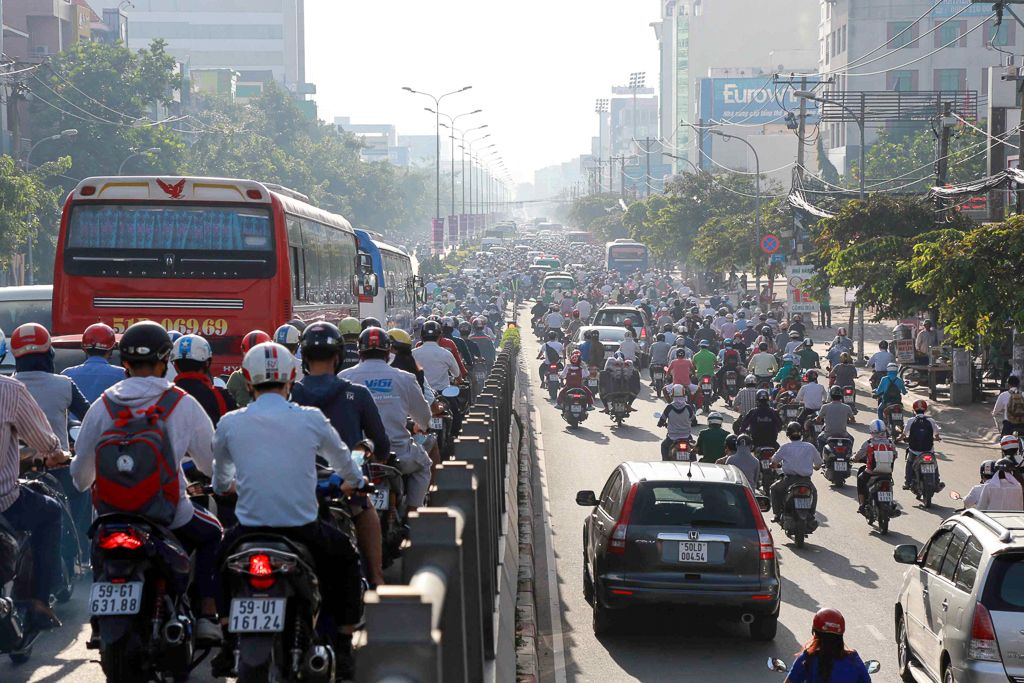
#> input picture test_image/1.jpg, 1024 x 683 px
$ python -i utils_rotate.py   (imports and definitions only)
#> lines starting #> are read from the running program, lines starting #| are printed output that depends on the picture
#> further down, picture is the input picture: shape (683, 1024, 3); mean B, G, R 121.4, 117.7, 118.1
import numpy as np
import math
import cv2

def changeContrast(img):
    lab= cv2.cvtColor(img, cv2.COLOR_BGR2LAB)
#> lab: shape (683, 1024, 3); mean of channels 0, 1, 2 123.6, 129.4, 126.3
    l_channel, a, b = cv2.split(lab)
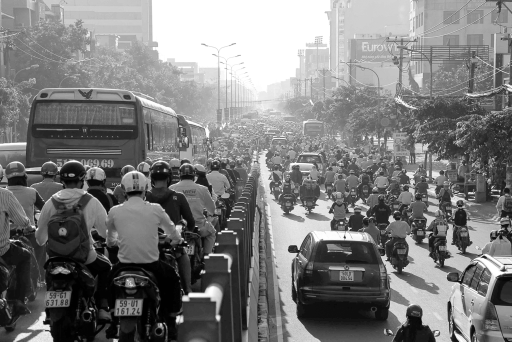
#> l_channel: shape (683, 1024) (shown at 1/2 size); min 0, max 255, mean 123.6
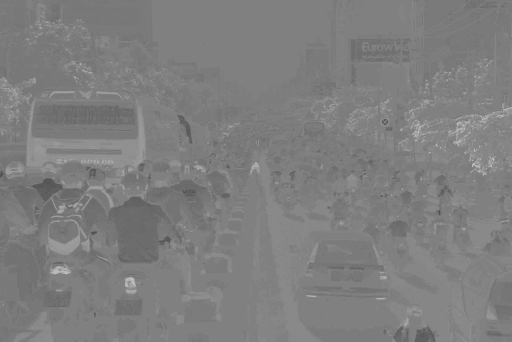
#> b: shape (683, 1024) (shown at 1/2 size); min 70, max 206, mean 126.3
    clahe = cv2.createCLAHE(clipLimit=3.0, tileGridSize=(8,8))
    cl = clahe.apply(l_channel)
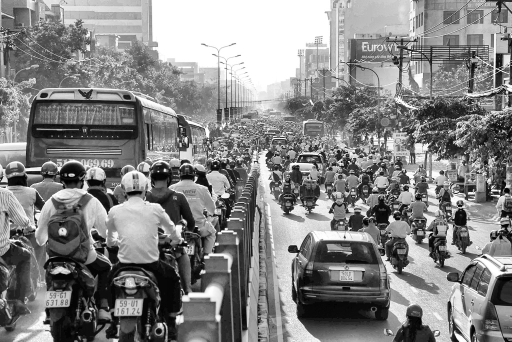
#> cl: shape (683, 1024) (shown at 1/2 size); min 0, max 255, mean 132.1
    limg = cv2.merge((cl,a,b))
#> limg: shape (683, 1024, 3); mean of channels 0, 1, 2 132.1, 129.4, 126.3
    enhanced_img = cv2.cvtColor(limg, cv2.COLOR_LAB2BGR)
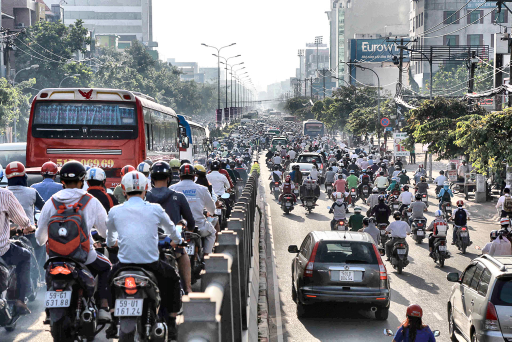
#> enhanced_img: shape (683, 1024, 3) (shown at 1/2 size); mean B, G, R 130, 126.5, 127
    return enhanced_img

def rotate_image(image, angle):
    image_center = tuple(np.array(image.shape[1::-1]) / 2)
    rot_mat = cv2.getRotationMatrix2D(image_center, angle, 1.0)
    result = cv2.warpAffine(image, rot_mat, image.shape[1::-1], flags=cv2.INTER_LINEAR)
    return result

def compute_skew(src_img):
    if len(src_img.shape) == 3:
        h, w, _ = src_img.shape
#> h = 683; w = 1024
    elif len(src_img.shape) == 2:
        h, w = src_img.shape
    else:
        print('upsupported image type')
    img = cv2.medianBlur(src_img, 3)
    edges = cv2.Canny(img,  threshold1 = 30,  threshold2 = 100, apertureSize = 3, L2gradient = True)
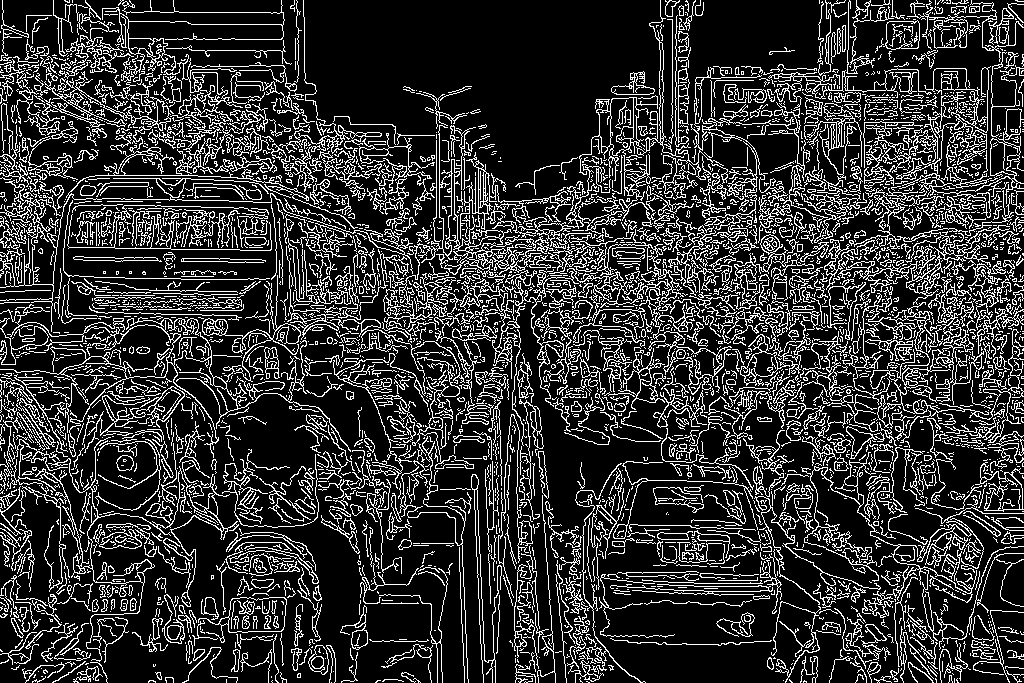
#> edges: shape (683, 1024); 19.8% white in thin lines or dots
    lines = cv2.HoughLinesP(edges, 1, math.pi/180, 30, minLineLength=w / 1.5, maxLineGap=h/3.0)
#> lines = 538 rows, first 6: [4, 553, 1023, 222], [7, 230, 1014, 177], [74, 679, 1018, 18], [6, 70, 1021, 419], [3, 39, 1023, 410], [6, 601, 892, 3]
    if lines is None:
        return 1

    min_line = 100
    min_line_pos = 0
    for i in range (len(lines)):
        for x1, y1, x2, y2 in lines[i]:
            center_point = [((x1+x2)/2), ((y1+y2)/2)]
            if center_point[1] < 7:
                continue
            if center_point[1] < min_line:
                min_line = center_point[1]
                min_line_pos = i
#> after the loop, min_line = 100; min_line_pos = 0

    angle = 0.0
    nlines = lines.size
    cnt = 0
    for x1, y1, x2, y2 in lines[min_line_pos]:
        ang = np.arctan2(y2 - y1, x2 - x1)
        if math.fabs(ang) <= 30: # excluding extreme rotations
            angle += ang
            cnt += 1
#> this loop made 1 pass
#> (x1, y1, x2, y2, ang, angle, cnt) on pass 1: (4, 553, 1023, 222, -0.314, -0.314, 1)
#> after the loop, angle = -0.314; cnt = 1
    if cnt == 0:
        return 0.0
    return (angle / cnt)*180/math.pi

def deskew(src_img):
    return rotate_image(src_img, compute_skew(changeContrast(src_img)))
#> in rotate_image, `image_center = tuple(np.array(image.shape[1::-1]) / 2)`: image_center = (512, 341.5)
#> in rotate_image, `rot_mat = cv2.getRotationMatrix2D(image_center, angle, 1.0)`: rot_mat = [[0.951, -0.309, 130.5], [0.309, 0.951, -141.5]]
#> in rotate_image, `result = cv2.warpAffine(image, rot_mat, image.shape[1::-1], flags=cv2...`:
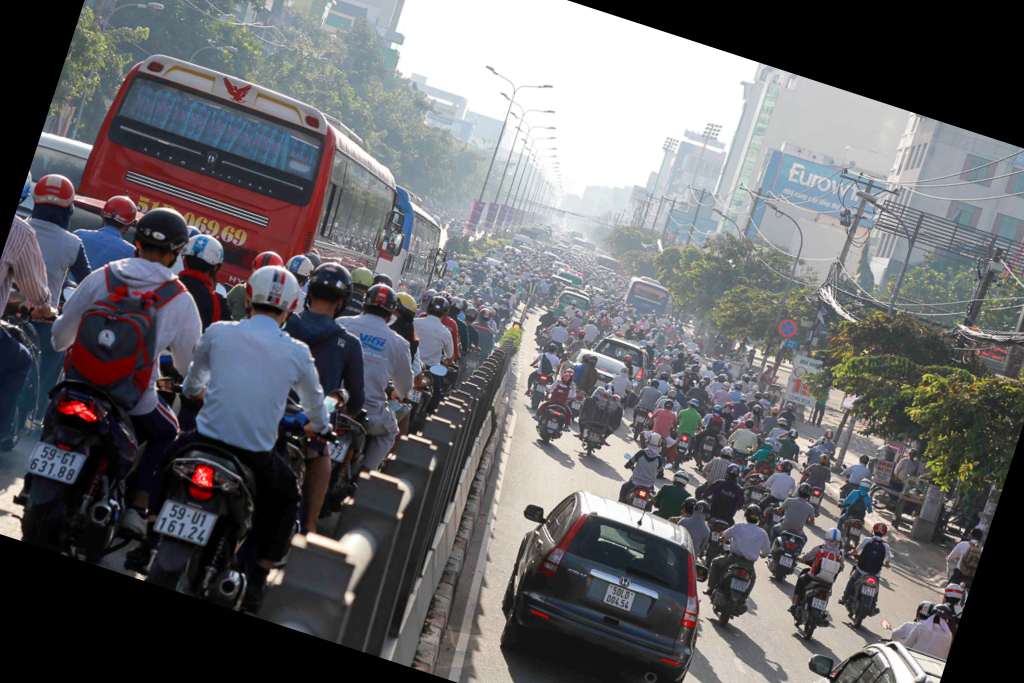
#> result: shape (683, 1024, 3); mean B, G, R 104.2, 101.2, 101.9
    # return rotate_image(src_img, compute_skew(src_img))

>>> import cv2
>>> picture = cv2.imread('test_image/1.jpg')
>>> result = deskew(picture)

$ run again, on test_image/101.jpg
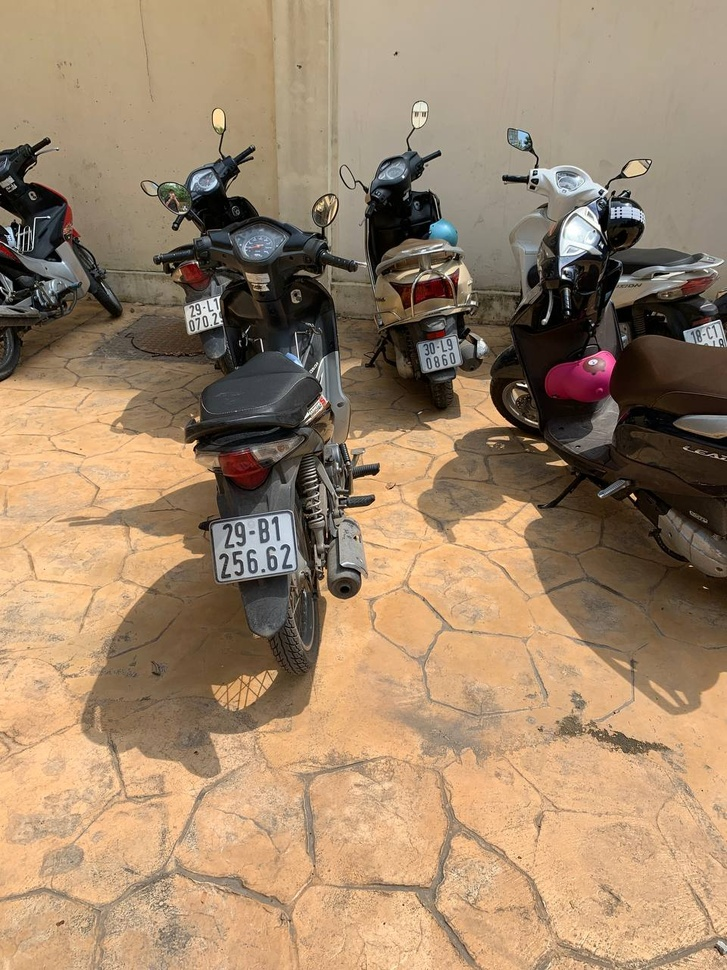
#> input picture test_image/101.jpg, 727 x 970 px, shrunk from 960 x 1280 before the run
#> picture is the input picture: shape (970, 727, 3); mean B, G, R 106.5, 133.7, 159.3
#> lab: shape (970, 727, 3); mean of channels 0, 1, 2 144.3, 133.7, 145.9
#> limg: shape (970, 727, 3); mean of channels 0, 1, 2 145, 133.7, 145.9
#> h = 970; w = 727
#> in compute_skew, `edges = cv2.Canny(img,  threshold1 = 30,  threshold2 = 100, apertureSi..`:
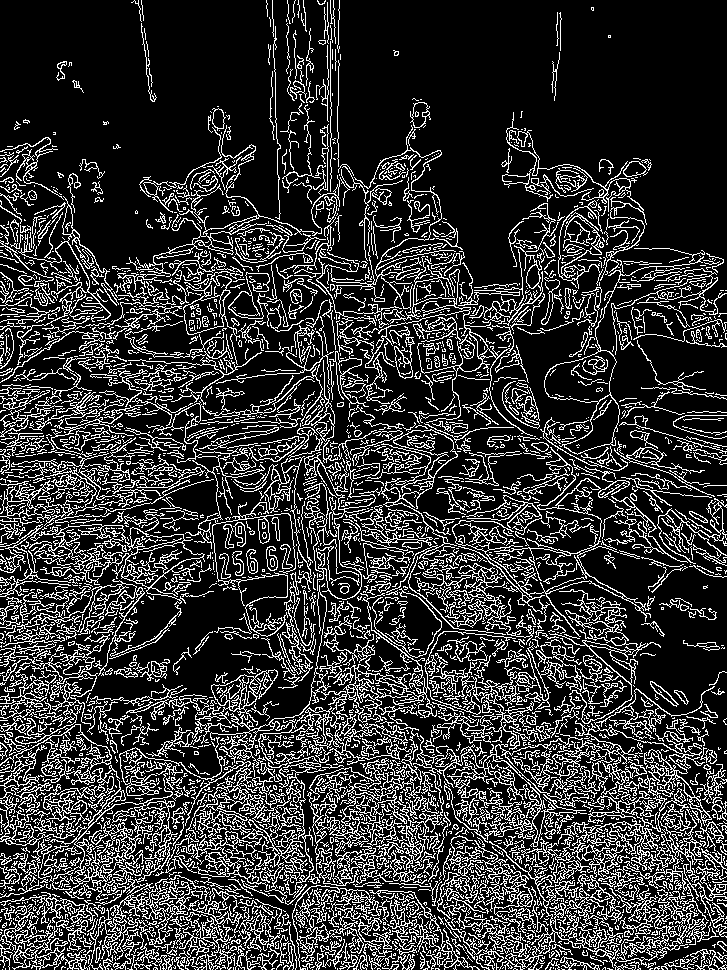
#> edges: shape (970, 727); 20.6% white in thin lines or dots
#> lines = 773 rows, first 6: [7, 227, 725, 945], [9, 278, 700, 969], [2, 246, 725, 969], [81, 968, 725, 324], [71, 968, 726, 313], [2, 165, 725, 888]
#> after the loop in compute_skew, `for i in range (len(lines)):`: min_line = 100; min_line_pos = 0
#> the loop in compute_skew, `for x1, y1, x2, y2 in lines[min_line_pos]:` made 1 pass
#> (x1, y1, x2, y2, ang, angle, cnt) on pass 1: (7, 227, 725, 945, 0.785, 0.785, 1)
#> after the loop in compute_skew, `for x1, y1, x2, y2 in lines[min_line_pos]:`: angle = 0.785; cnt = 1
#> image_center = (363.5, 485)
#> rot_mat = [[0.707, 0.707, -236.5], [-0.707, 0.707, 399.1]]
#> in rotate_image, `result = cv2.warpAffine(image, rot_mat, image.shape[1::-1], flags=cv2...`:
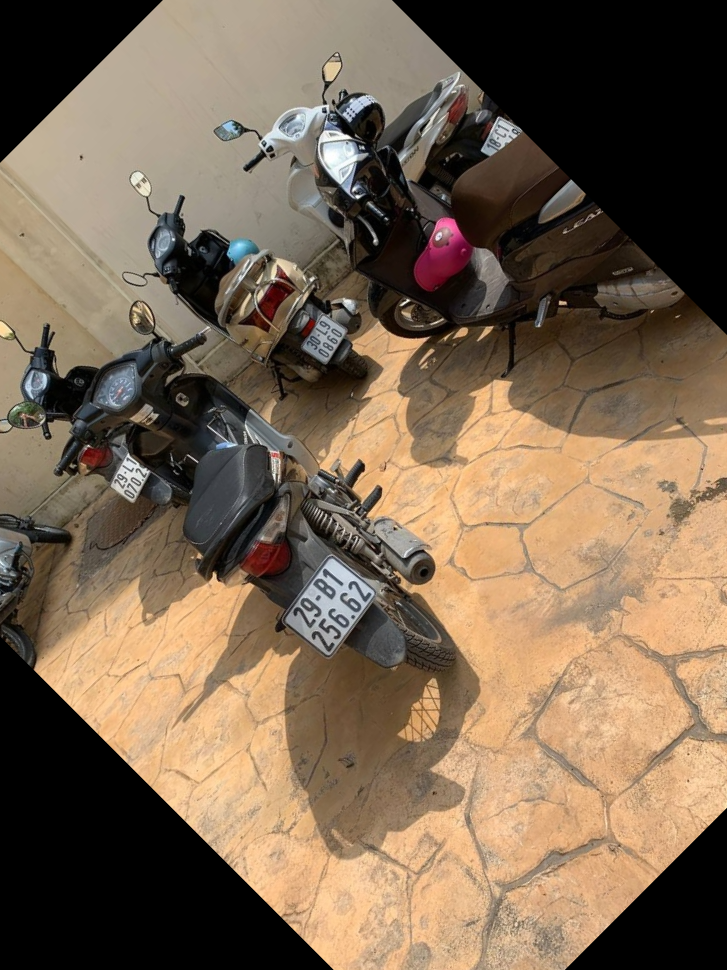
#> result: shape (970, 727, 3); mean B, G, R 82, 102.6, 122.4

$ run again, on test_image/117.jpg
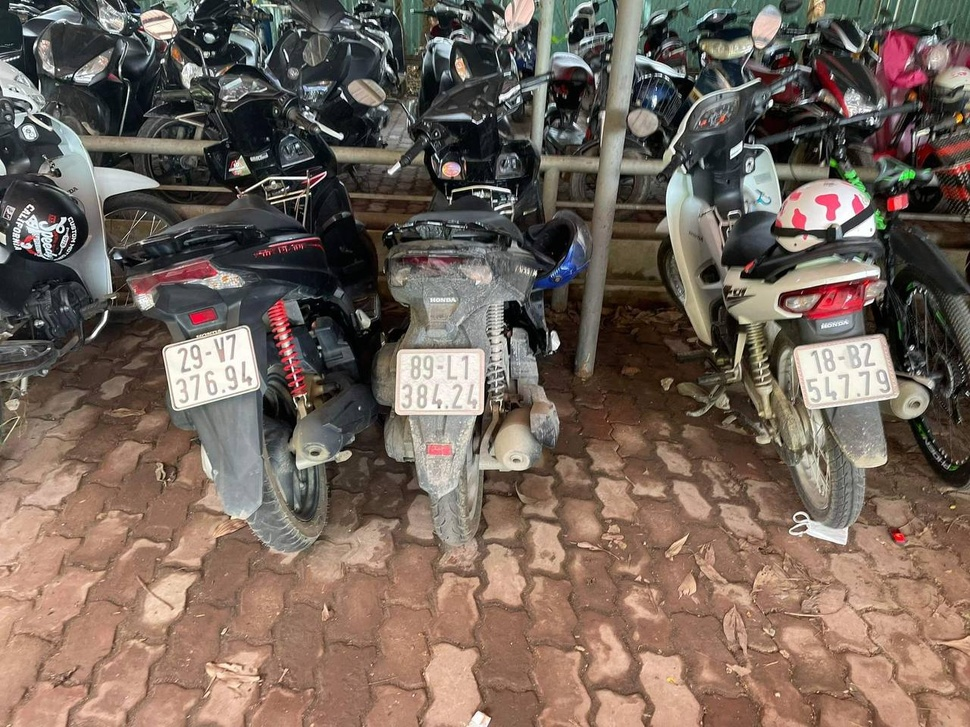
#> input picture test_image/117.jpg, 970 x 727 px, shrunk from 1280 x 960 before the run
#> picture is the input picture: shape (727, 970, 3); mean B, G, R 90.8, 101.3, 116.7
#> lab: shape (727, 970, 3); mean of channels 0, 1, 2 110.1, 132.6, 136.3
#> limg: shape (727, 970, 3); mean of channels 0, 1, 2 125.5, 132.6, 136.3
#> in changeContrast, `enhanced_img = cv2.cvtColor(limg, cv2.COLOR_LAB2BGR)`:
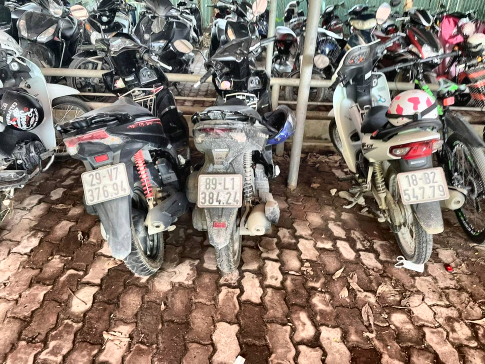
#> enhanced_img: shape (727, 970, 3) (shown at 1/2 size); mean B, G, R 106.6, 117.2, 131.8
#> h = 727; w = 970
#> in compute_skew, `edges = cv2.Canny(img,  threshold1 = 30,  threshold2 = 100, apertureSi..`:
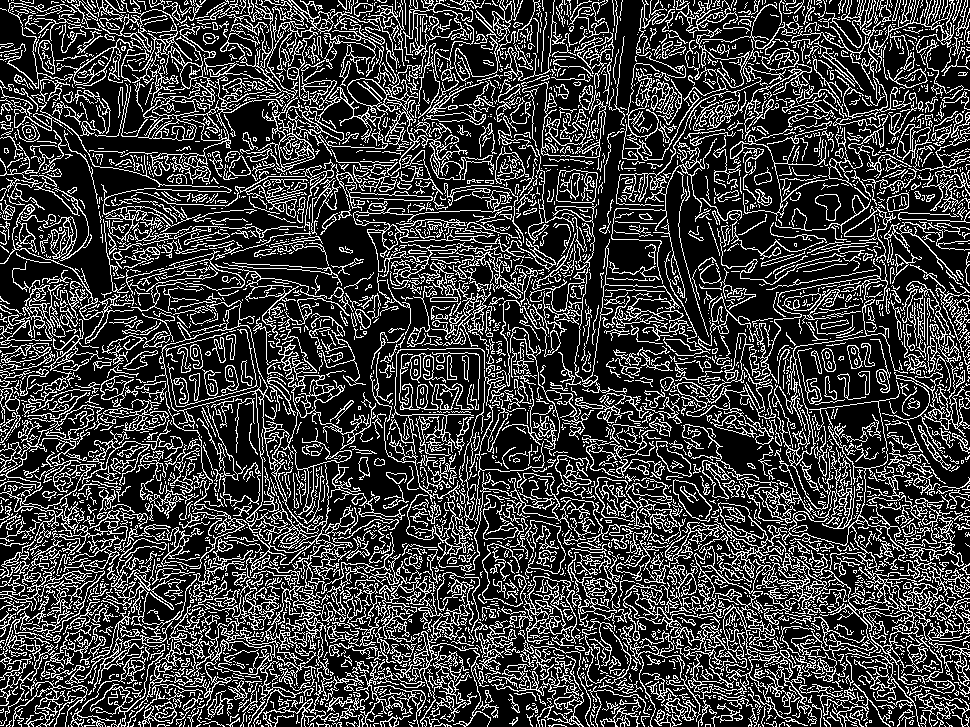
#> edges: shape (727, 970); 24.5% white in thin lines or dots
#> lines = 742 rows, first 6: [107, 726, 969, 378], [253, 722, 965, 10], [22, 550, 968, 616], [90, 725, 814, 1], [124, 0, 969, 660], [51, 3, 968, 720]
#> after the loop in compute_skew, `for i in range (len(lines)):`: min_line = 7; min_line_pos = 388
#> the loop in compute_skew, `for x1, y1, x2, y2 in lines[min_line_pos]:` made 1 pass
#> (x1, y1, x2, y2, ang, angle, cnt) on pass 1: (69, 7, 904, 7, 0, 0, 1)
#> after the loop in compute_skew, `for x1, y1, x2, y2 in lines[min_line_pos]:`: angle = 0; cnt = 1
#> image_center = (485, 363.5)
#> rot_mat = [[1, 0, 0], [0, 1, 0]]
